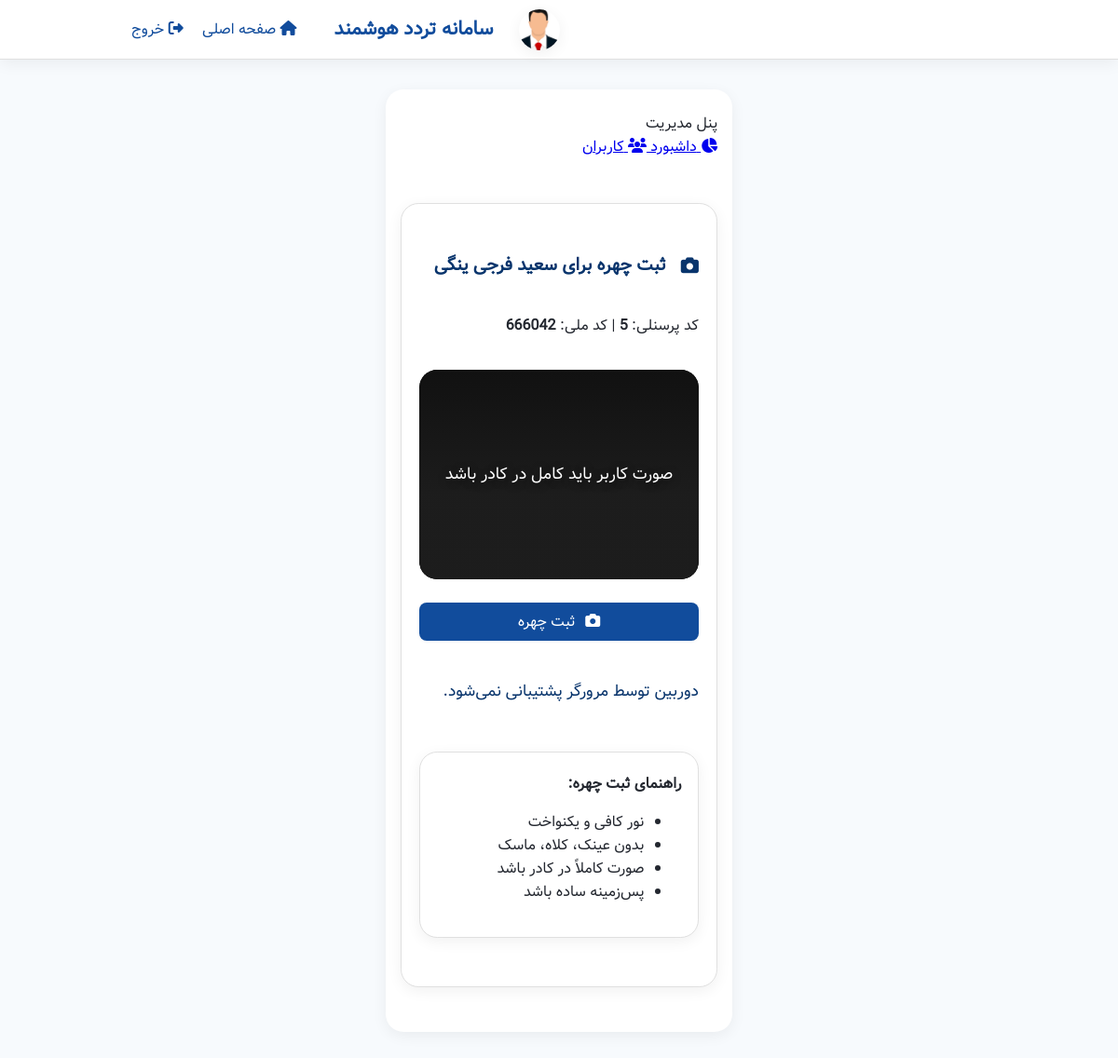
Screenshot of /management/users/8/register-face/ (signed in) with the database file from the repository.
### users/models.py (models this page shows, shortened)
class CustomUser(AbstractUser):
    personnel_code = models.CharField("کد پرسنلی", max_length=20, unique=True)
    national_id    = models.CharField("کد ملی", max_length=10, unique=True)
    face_encoding  = models.BinaryField(null=True, blank=True)
    face_image = models.ImageField("تصویر چهره", upload_to="faces/", null=True, blank=True)

### core/views.py (the view)
@login_required
@staff_required
def register_face_page_for_user(request, user_id):
    target = get_object_or_404(User, id=user_id)
    return render(request, "core/register_face_for_user.html", {"user_to_register": target})

### templates/core/register_face_for_user.html (shortened to what this page needs)
{% extends "core/base_management.html" %}
{% load static %}
{% block extra_css %}
<link rel="stylesheet" href="{% static 'core/device.css' %}">
{% endblock %}
{% block management_content %}
<div class="device-page card">
  <h2 style="text-align:right;">
    <i class="fas fa-camera" style="margin-left:0.5rem;"></i> ثبت چهره برای {{ user_to_register.get_full_name }}
  </h2>
  <div style="margin-bottom:0.9rem;">
    کد پرسنلی: <b>{{ user_to_register.personnel_code }}</b> |
    کد ملی: <b>{{ user_to_register.national_id }}</b>
  </div>
  <div class="device-video-area">
    <video id="video" autoplay muted playsinline></video>
    <div id="device-overlay">
      <span>صورت کاربر باید کامل در کادر باشد</span>
    </div>
  </div>
  <button class="btn" id="captureBtn"><i class="fa fa-camera" style="margin-left:0.4rem;"></i> ثبت چهره</button>
  <div id="captureResult" class="device-message"></div>
  <div class="card" style="margin-top:1.3rem;">
    <b>راهنمای ثبت چهره:</b>
    <ul>
      <li>نور کافی و یکنواخت</li>
      <li>بدون عینک، کلاه، ماسک</li>
      <li>صورت کاملاً در کادر باشد</li>
      <li>پس‌زمینه ساده باشد</li>
    </ul>
  </div>
</div>
{% endblock %}

### static/core/global.css (style rules this page uses)
:root { --color-bg: #f7fafd; --color-surface: #fff; --color-primary: #114c9c; --color-primary-dark: #08346c; --color-secondary: #43a047; --color-error: #e53935; --color-border: #e0e0e0; --color-text: #23272f; --color-muted: #7b8794; --radius: 1.2rem; --shadow: 0 4px 16px rgba(0,0,0,0.06); --transition: 0.2s cubic-bezier(.4,0,.2,1); }
html, body { height: 100%; margin: 0; padding: 0; font-family: 'Vazir', Tahoma, Arial, sans-serif; background: var(--color-bg); color: var(--color-text); transition: background 0.2s, color 0.2s; direction: rtl; }
body { min-height: 100vh; display: flex; flex-direction: column; }
button, input[type="submit"], .btn { background: var(--color-primary); color: #fff; border: none; border-radius: 0.5rem; padding: 0.5rem 1.5rem; font-size: 1rem; cursor: pointer; margin: 0.25rem 0; box-shadow: 0 1px 4px rgba(0,0,0,0.04); transition: background var(--transition), color var(--transition); font-family: inherit; text-align: center; direction: rtl; }
.card { background: var(--color-surface); box-shadow: var(--shadow); border-radius: var(--radius); padding: 1.3rem 1.1rem; margin: 1rem 0; border: 1px solid var(--color-border); }

### static/core/device.css (style rules this page uses)
.device-page { max-width: 430px; margin: 3rem auto 1.5rem auto; background: var(--color-surface); border-radius: var(--radius); box-shadow: var(--shadow); padding: 2.2rem 1.2rem; display: flex; flex-direction: column; align-items: stretch; gap: 1.3rem; direction: rtl; }
.device-page h2 { color: var(--color-primary-dark); text-align: right; margin-bottom: 1rem; font-size: 1.2rem; display: flex; align-items: center; gap: 0.5rem; justify-content: flex-start; }
.device-video-area { position: relative; width: 100%; aspect-ratio: 4 / 3; background: #000; border-radius: var(--radius); overflow: hidden; }
#video { width: 100%; height: 100%; object-fit: cover; border-radius: var(--radius); background: #111; direction: ltr; }
#device-overlay { position: absolute; top: 0; right: 0; width: 100%; height: 100%; display: flex; align-items: center; justify-content: center; color: #fff; font-size: 1.1rem; background: linear-gradient(0deg, #222a 40%, #2220 100%); pointer-events: none; border-radius: var(--radius); text-shadow: 0 2px 8px #0008; text-align: center; transition: opacity 0.5s; }
.device-message { min-height: 2.1em; margin-top: 1rem; color: var(--color-primary-dark); text-align: right; font-size: 1.08rem; }

### rows the page displays
CustomUser: get_full_name "سعید فرجی ینگی", personnel_code "5", national_id "666042"
